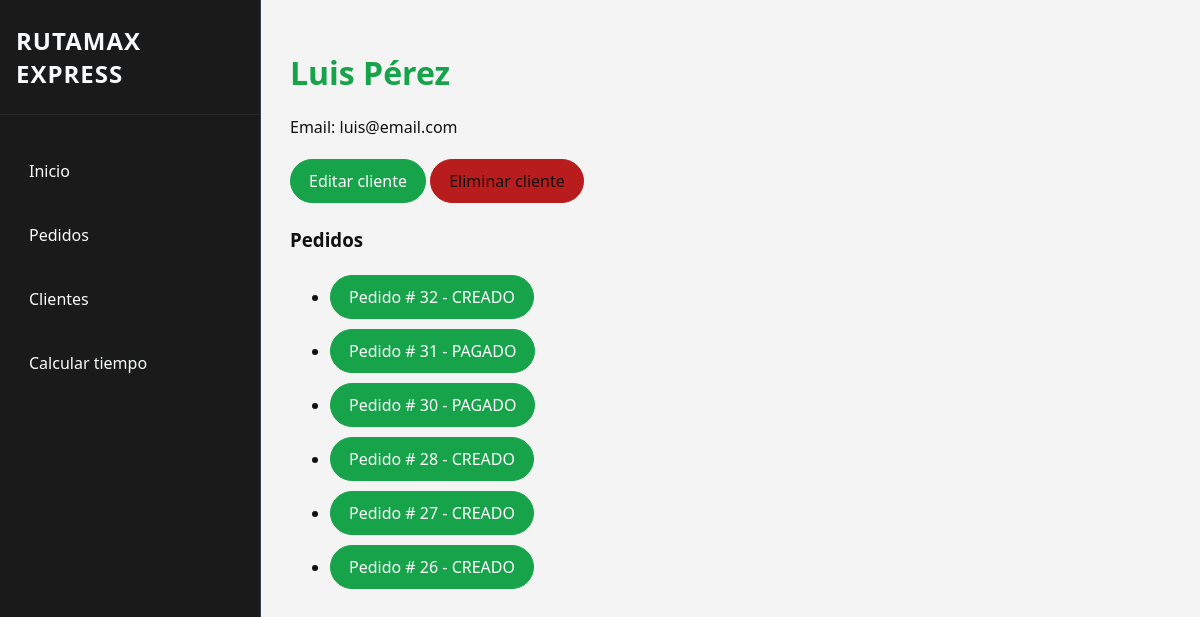
Screenshot of /clientes/4/ with the database file from the repository.
### tienda/models.py (models this page shows, shortened)
class Cliente(models.Model):
    nombre = models.CharField(max_length=100)
    email = models.EmailField(unique=True)
    fecha_regitro = models.DateTimeField(auto_now_add=True)
    activo = models.BooleanField(default=True)

class Pedido(models.Model):
    ESTADOS = [
        ("CREADO", "Creado"),
        ("PAGADO", "Pagado"),
        ("ENVIADO", "Enviado"),
        ("CERRADO", "Cerrado"),
    ]
    cliente = models.ForeignKey(Cliente, on_delete=models.CASCADE, related_name="pedidos")
    fecha = models.DateTimeField(auto_now_add=True)
    estado = models.CharField(max_length=7, choices=ESTADOS, default="CREADO")
    origen = models.CharField(max_length=200, blank=True, default="", verbose_name="Ciudad de origen")
    destino = models.CharField(max_length=200, blank=True, default="", verbose_name="Ciudad de destino")
    tipo_carga = models.CharField(max_length=100, blank=True, default="", verbose_name="Tipo de carga")
    peso_kg = models.DecimalField(max_digits=8, decimal_places=2, default=0, verbose_name="Peso (kg)")
    tiempo_estimado = models.DecimalField(max_digits=6, decimal_places=2, blank=True, null=True, verbose_name="Tiempo estimado (horas)")

### tienda/views.py (the view)
# urls.py: path("clientes/<int:pk>/", views.detalle_cliente, name="detalle_cliente"),
def detalle_cliente(request, pk):
    cliente = get_object_or_404(Cliente, pk=pk)
    pedidos = cliente.pedidos.select_related('cliente').order_by('-fecha')
    return render(request, "tienda/detalle_cliente.html", {"cliente": cliente, "pedidos": pedidos})

### tienda/templates/tienda/detalle_cliente.html (shortened to what this page needs)
{% extends 'tienda/base.html' %}
{% block content %}
<h1>{{ cliente.nombre }}</h1>
<p>Email: {{ cliente.email }}</p>
<p>
    <a href="{% url 'tienda:editar_cliente' cliente.pk %}" class="btn primary"> Editar cliente </a>
    <a href="{% url 'tienda:eliminar_cliente' cliente.pk %}" class="btn delete"> Eliminar cliente </a>
</p>
<h3>Pedidos</h3>
    <ul>
        {% for p in pedidos %}
            <li>
                <a href="{% url 'tienda:detalle_pedido' p.pk %}" class="btn primary">
                    Pedido # {{ p.id }} - {{ p.estado }}
                </a>
            </li>
            {% empty %}
                <li> El cliente no tiene pedidos </li>
        {% endfor %}
    </ul>
{% endblock %}

### tienda/static/css/main.css (style rules this page uses)
body { --bg: #f4f4f4; --surface: #ffffff; --surface-soft: #f8f8f8; --surface-light: #ffffff; --text: #111111; --text-muted: #4b5563; --accent: #16a34a; --accent-strong: #22c55e; --border: #d1d5db; font-family: 'Segoe UI', sans-serif; margin: 0; padding: 0; background-color: var(--bg); color: var(--text); }
h1 { color: var(--accent); }
.btn { display: inline-block; padding: 10px 18px; margin: 5px 0; color: var(--text); text-decoration: none; border-radius: 9999px; font-weight: 500; transition: background 0.3s, transform 0.2s, color 0.2s; background-color: var(--surface); border: 1px solid var(--border); }
.primary { background-color: var(--accent); border-color: var(--accent); color: #ffffff; }
.delete { background-color: #b91c1c; border-color: #b91c1c; }

### rows the page displays
Cliente: nombre "Luis Pérez", email "luis@email.com"
Pedido: id "32", estado "CREADO"
Pedido: id "31", estado "PAGADO"
Pedido: id "30", estado "PAGADO"
Pedido: id "28", estado "CREADO"
Pedido: id "27", estado "CREADO"
Pedido: id "26", estado "CREADO"
